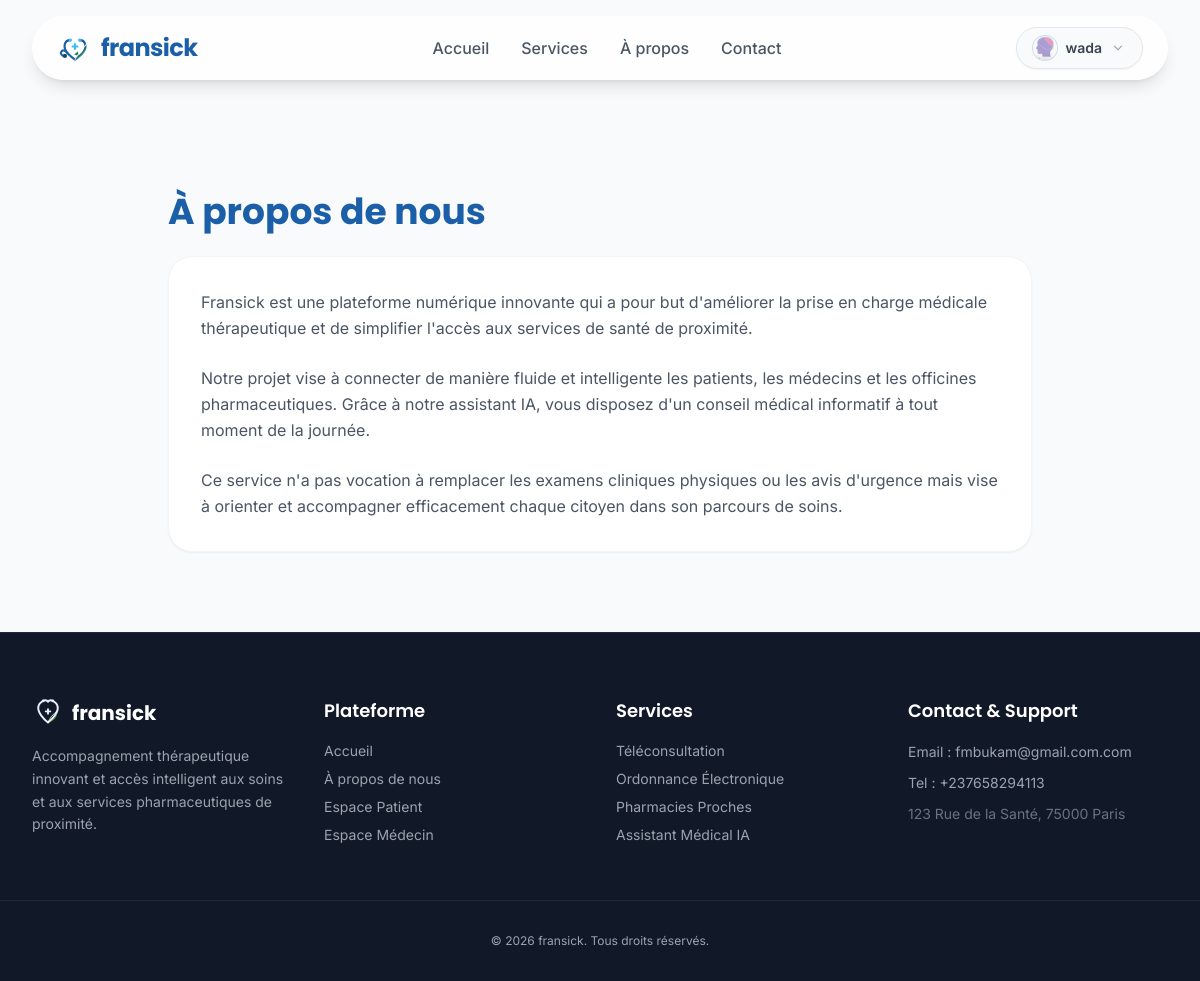
The page /about/ (signed in) on the database its author committed.
### administration/models.py (models this page shows, shortened)
class SiteAppearance(models.Model):
    app_name = models.CharField(max_length=100, default="Fransick", verbose_name="Nom de l'application")
    hero_text = models.CharField(max_length=200, default="La santé à portée de main", verbose_name="Texte d'accroche (Accueil)")
    hero_description = models.TextField(default="Gérez vos consultations, ordonnances et rendez-vous médicaux en un seul endroit.", verbose_name="Description courte (Accueil)")
    hero_image = models.ImageField(upload_to='appearance/', blank=True, null=True, verbose_name="Image principale (Accueil)")
    primary_color = models.CharField(max_length=7, default="#1B5FA8", verbose_name="Couleur principale (Hex)")
    secondary_color = models.CharField(max_length=7, default="#6DBE45", verbose_name="Couleur secondaire (Hex)")
    logo = models.ImageField(upload_to='appearance/', blank=True, null=True, verbose_name="Logo")
    favicon = models.ImageField(upload_to='appearance/', blank=True, null=True, verbose_name="Favicon")
    facebook_url = models.URLField(blank=True, null=True, verbose_name="Lien Facebook")
    twitter_url = models.URLField(blank=True, null=True, verbose_name="Lien Twitter (X)")
    instagram_url = models.URLField(blank=True, null=True, verbose_name="Lien Instagram")
    linkedin_url = models.URLField(blank=True, null=True, verbose_name="Lien LinkedIn")
    contact_email = models.EmailField(default="support@fransick.com", verbose_name="Email de contact")
    contact_phone = models.CharField(max_length=20, default="+33 1 23 45 67 89", verbose_name="Téléphone de contact")
    contact_address = models.CharField(max_length=255, default="123 Rue de la Santé, 75000 Paris", verbose_name="Adresse de contact")
    maintenance_mode = models.BooleanField(default=False, verbose_name="Mode maintenance (désactive l'accès aux utilisateurs non-admins)")
    enable_ia_assistant = models.BooleanField(default=True, verbose_name="Activer l'assistant IA")
    enable_payments = models.BooleanField(default=False, verbose_name="Activer le module de paiement (si disponible)")
    report_suspension_threshold = models.PositiveIntegerField(default=6, verbose_name="Seuil de signalements pour suspension auto")
    updated_at = models.DateTimeField(auto_now=True)
    class Meta:
        verbose_name = "Apparence du site"
        verbose_name_plural = "Apparence du site"

### accounts/models.py (models this page shows, shortened)
class CustomUser(AbstractUser):
    email = models.EmailField(
        'adresse email',
        unique=True,
        error_messages={'unique': "Un utilisateur avec cette adresse email existe déjà."}
    )
    PATIENT = 'patient'
    MEDECIN = 'medecin'
    PHARMACIE = 'pharmacie'
    ADMIN = 'admin'
    ROLE_CHOICES = [
        (PATIENT, 'Patient'),
        (MEDECIN, 'Médecin'),
        (PHARMACIE, 'Pharmacie'),
        (ADMIN, 'Administrateur'),
    ]
    role = models.CharField(
        max_length=20,
        choices=ROLE_CHOICES,
        default=PATIENT,
        verbose_name="Rôle"
    )
    phone_number = models.CharField(
        max_length=20,
        blank=True,
        null=True,
        verbose_name="Numéro de téléphone"
    )
    profile_picture = models.ImageField(
        upload_to='profiles/',
        blank=True,
        null=True,
        verbose_name="Photo de profil"
    )
    dark_mode_enabled = models.BooleanField(
        default=False,
        verbose_name="Mode sombre activé"
    )

### core/views.py (the view)
# urls.py: path('about/', views.AboutView.as_view(), name='about'),
class AboutView(TemplateView):
    template_name = 'core/about.html'

### administration/context_processors.py (called while the page is built)
def site_appearance(request):
    appearance = SiteAppearance.objects.first()
    if not appearance:
        appearance = SiteAppearance.objects.create()
    return {
        'site_appearance': appearance
    }

### core/templates/core/about.html (shortened to what this page needs)
{% extends 'core/base.html' %}
{% load i18n %}
{% block content %}
<section class="py-20 bg-gray-50">
    <div class="container mx-auto px-4 max-w-4xl">
        <h1 class="text-4xl font-bold font-poppins text-medical-blue mb-6">{% translate "À propos de nous" %}</h1>
        <div class="bg-white rounded-3xl p-8 shadow-sm border border-gray-100 space-y-6 text-gray-600 leading-relaxed">
            <p>{% translate "Fransick est une plateforme numérique innovante qui a pour but d'améliorer la prise en charge médicale thérapeutique et de simplifier l'accès aux services de santé de proximité." %}</p>
            <p>{% translate "Notre projet vise à connecter de manière fluide et intelligente les patients, les médecins et les officines pharmaceutiques. Grâce à notre assistant IA, vous disposez d'un conseil médical informatif à tout moment de la journée." %}</p>
            <p>{% translate "Ce service n'a pas vocation à remplacer les examens cliniques physiques ou les avis d'urgence mais vise à orienter et accompagner efficacement chaque citoyen dans son parcours de soins." %}</p>
        </div>
    </div>
</section>
{% endblock %}

### core/templates/core/base.html (shortened to what this page needs)
{% load static %}
{% load i18n static %}
<!DOCTYPE html>
<html lang="{{ LANGUAGE_CODE }}" class="scroll-smooth {% if user.is_authenticated and user.dark_mode_enabled %}dark{% endif %}">
<head>
    <link rel="stylesheet" href="https://cdn.jsdelivr.net/npm/@tabler/icons-webfont@latest/tabler-icons.min.css" />
    <script src="{% static 'core/js/tailwindcss.js' %}"></script>
    <link rel="stylesheet" href="{% static 'core/css/style.css' %}">
</head>
<body class="bg-gray-50 text-gray-900 dark:bg-gray-950 dark:text-gray-100 font-sans antialiased flex flex-col min-h-screen transition-colors duration-300 pt-28">
    <div class="fixed top-0 left-0 right-0 z-40 px-4 sm:px-6 lg:px-8 pt-4 flex flex-col items-center pointer-events-none">
        <header class="w-full max-w-7xl bg-white/75 backdrop-blur-md border border-white/30 shadow-lg rounded-full px-6 py-2.5 pointer-events-auto transition-all duration-300">
            <nav class="flex items-center justify-between">
                <a href="{% url 'core:home' %}" class="flex items-center group">
                    <span class="font-poppins font-bold text-xl md:text-2xl text-medical-blue tracking-tight">{{ site_appearance.app_name|default:"Fransick" }}</span>
                </a>
                <div class="hidden md:flex items-center space-x-8 font-medium text-gray-600">
                    <a href="{% url 'core:home' %}" class="hover:text-medical-blue hover:scale-105 transition-all">{% translate "Accueil" %}</a>
                    <a href="{% url 'core:home' %}#services" class="hover:text-medical-blue hover:scale-105 transition-all">{% translate "Services" %}</a>
                    <a href="{% url 'core:home' %}#about" class="hover:text-medical-blue hover:scale-105 transition-all">{% translate "À propos" %}</a>
                    <a href="{% url 'core:home' %}#contact" class="hover:text-medical-blue hover:scale-105 transition-all">{% translate "Contact" %}</a>
                </div>
                <div class="flex items-center space-x-4">
                    <div class="hidden md:block">
                        {% if user.is_authenticated %}
                            <div class="relative" id="user-dropdown">
                                <button type="button" class="flex items-center space-x-2 bg-gray-50 border border-gray-200 hover:border-medical-blue/30 rounded-full px-4 py-2 text-sm font-semibold text-gray-700 hover:bg-white shadow-sm focus:outline-none transition-all duration-300" id="user-btn">
                                    {% if user.profile_picture %}
                                        <img class="h-6 w-6 rounded-full object-cover ring-1 ring-medical-blue/20" src="{{ user.profile_picture.url }}" alt="{{ user.username }}">
                                    {% else %}
                                        <div class="h-6 w-6 rounded-full bg-medical-blue text-white flex items-center justify-center text-xs font-bold">{{ user.username|slice:":2"|upper }}</div>
                                    {% endif %}
                                    <span class="max-w-[100px] truncate">{{ user.username }}</span>
                                    <svg class="h-4 w-4 text-gray-400" viewBox="0 0 20 20" fill="currentColor">
                                        <path fill-rule="evenodd" d="M5.23 7.21a.75.75 0 011.06.02L10 11.168l3.71-3.938a.75.75 0 111.08 1.04l-4.25 4.5a.75.75 0 01-1.08 0l-4.25-4.5a.75.75 0 01.02-1.06z" clip-rule="evenodd" />
                                    </svg>
                                </button>
                            </div>
                        {% endif %}
                    </div>
                </div>
            </nav>
        </header>
    </div>
    <main class="flex-grow">
        {% block content %}{% endblock %}
    </main>
    <footer id="contact" class="bg-gray-900 text-gray-400 pt-16 pb-8 border-t border-gray-800">
        <div class="max-w-7xl mx-auto px-4 sm:px-6 lg:px-8 grid grid-cols-1 md:grid-cols-4 gap-8">
            <div class="md:col-span-1">
                <div class="flex items-center mb-4">
                    <span class="font-poppins font-bold text-xl text-white">{{ site_appearance.app_name|default:"Fransick" }}</span>
                </div>
                <p class="text-sm leading-relaxed mb-4">
                    {% translate "Accompagnement thérapeutique innovant et accès intelligent aux soins et aux services pharmaceutiques de proximité." %}
                </p>
            </div>
            <div>
                <h3 class="text-white font-poppins font-semibold text-lg mb-4">{% translate "Plateforme" %}</h3>
                <ul class="space-y-2 text-sm">
                    <li><a href="{% url 'core:home' %}" class="hover:text-white transition-colors">{% translate "Accueil" %}</a></li>
                    <li><a href="{% url 'core:about' %}" class="hover:text-white transition-colors">{% translate "À propos de nous" %}</a></li>
                    <li><a href="{% url 'patients:dashboard' %}" class="hover:text-white transition-colors">{% translate "Espace Patient" %}</a></li>
                    <li><a href="{% url 'medecins:dashboard' %}" class="hover:text-white transition-colors">{% translate "Espace Médecin" %}</a></li>
                </ul>
            </div>
            <div>
                <h3 class="text-white font-poppins font-semibold text-lg mb-4">{% translate "Services" %}</h3>
                <ul class="space-y-2 text-sm">
                    <li><a href="{% url 'consultations:list' %}" class="hover:text-white transition-colors">{% translate "Téléconsultation" %}</a></li>
                    <li><a href="{% url 'ordonnances:list' %}" class="hover:text-white transition-colors">{% translate "Ordonnance Électronique" %}</a></li>
                    <li><a href="{% url 'pharmacies:list' %}" class="hover:text-white transition-colors">{% translate "Pharmacies Proches" %}</a></li>
                    <li><a href="{% url 'ia_assistant:chat' %}" class="hover:text-white transition-colors">{% translate "Assistant Médical IA" %}</a></li>
                </ul>
            </div>
            <div>
                <h3 class="text-white font-poppins font-semibold text-lg mb-4">{% translate "Contact & Support" %}</h3>
                <p class="text-sm leading-relaxed mb-2">Email : {{ site_appearance.contact_email|default:"contact@fransick.com" }}</p>
                <p class="text-sm leading-relaxed">Tel : {{ site_appearance.contact_phone|default:"+33 (0) 1 23 45 67 89" }}</p>
                <p class="text-sm leading-relaxed text-gray-500 mt-2">{{ site_appearance.contact_address|default:"" }}</p>
            </div>
        </div>
        <div class="max-w-7xl mx-auto px-4 sm:px-6 lg:px-8 mt-12 pt-8 border-t border-gray-800 text-center text-xs">
            &copy; {% now "Y" %} {{ site_appearance.app_name|default:"Fransick" }}. Tous droits réservés.
        </div>
    </footer>
</body>
</html>

### core/static/core/css/style.css (style rules this page uses)
h1, h2, h3, h4, h5, h6 { font-family: 'Poppins', sans-serif; }
body { font-family: 'Inter', sans-serif; scroll-behavior: smooth; color: #374151; }

### rows shown on the page
SiteAppearance: app_name "fransick", contact_email "fmbukam@gmail.com.com", contact_phone "+237658294113", contact_address "123 Rue de la Santé, 75000 Paris"
CustomUser: profile_picture (picture), username "wada"
